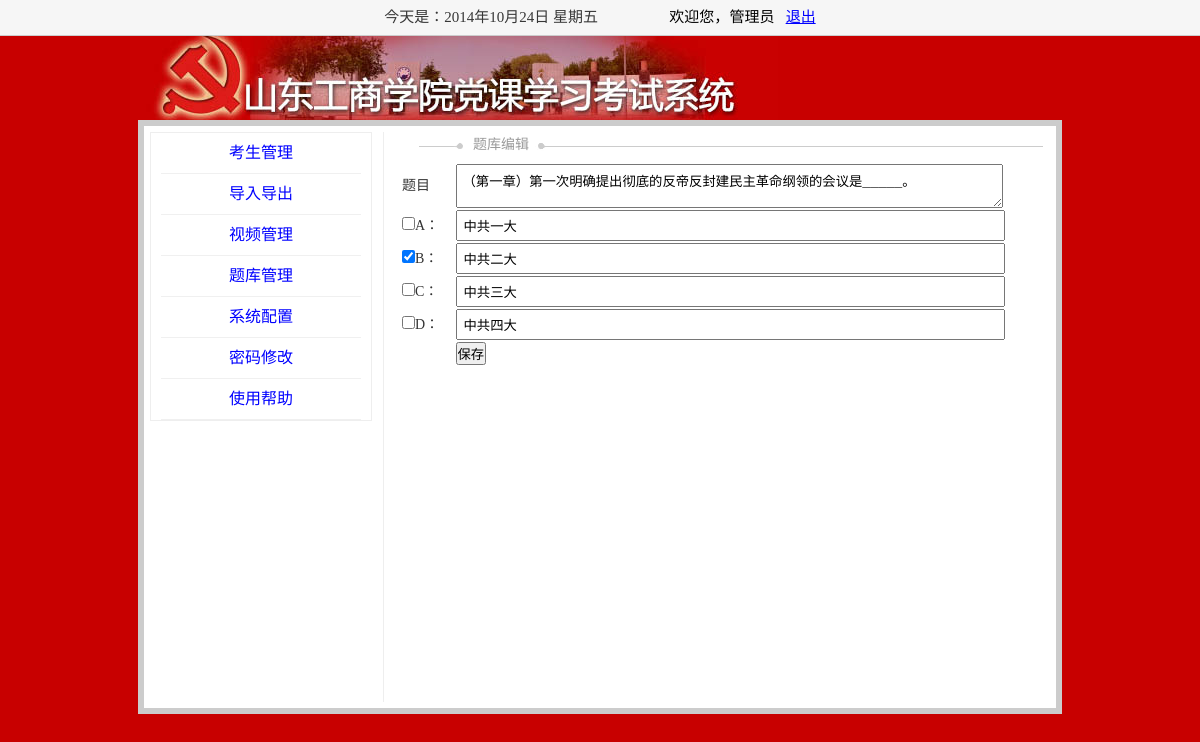
The app's page /manage/user.php?action=paperedit&multi_id=390 (signed in) with its own data.
### tables this page shows
CREATE TABLE `multi_selections` (
  `ID` int(6) NOT NULL auto_increment,
  `QUESTION` text,
  `OPTION_A` text,
  `OPTION_B` text,
  `OPTION_C` text,
  `OPTION_D` text,
  `ANSWER` char(4) default NULL,
  `CHAPTER` int(2) default NULL,
  PRIMARY KEY  (`ID`)
);

### library/db.php (called while the page is built, shortened)
<?php
Class DB {
    private $link_id;
	private $result;
    public function __construct() {
        require_once '../config/config.db.php';
        $this->is_log = $db_config["log"];
        if($this->is_log){
            $handle = fopen($db_config["logfilepath"]."dblog.txt", "a+");
        }
    }
    public function connect($dbhost, $dbuser, $dbpw, $dbname, $pconnect,$charset) {
        if( $pconnect==0 ) {
           $this->link_id = @mysql_connect($dbhost, $dbuser, $dbpw);
		exit();
            if(!$this->link_id){
                $this->halt("数据库连接失败");
            }
        } else {
            $this->link_id = @mysql_pconnect($dbhost, $dbuser, $dbpw);
        }
    }
    public function query($sql) {
        if($this->result = mysql_query($sql,$this->link_id))
        return $this->result;
    }
	public function getrow()
	{
		$this->row = mysql_fetch_array($this->result);
		return $this->row;
	}
    public function microtime_float() {
        list($usec, $sec) = explode(" ", microtime());
        return ((float)$usec + (float)$sec);
    }
}
?>

### config/config.db.php (called while the page is built, shortened)
<?php
    $db_config["hostname"] = "localhost";
    $db_config["username"] = "root";
    $db_config["password"] = "";
    $db_config["database"] = "dangke";
    $db_config["charset"] = "utf8";
    $db_config["pconnect"] = 1;
    $db_config["log"] = 1;
    $db_config["logfilepath"] = './';
?>

### manage/logincheck.php (called while the page is built, shortened)
<?php
	$userID=isset($_SESSION['adminID']) ? $_SESSION['adminID'] : '';
	require_once("../library/db.php");
	$db=new DB();
	$sql="SELECT * FROM admin WHERE ID = '$userID'";
	$db->query("$sql");
	$userInfo=$db->getrow();
?>

### manage/paperedit.php (the view, shortened to what this page needs)
<div class="title">题库编辑</div>
<?php
require_once 'logincheck.php';
$multiID=isset($_GET["multi_id"])?$_GET["multi_id"]:'';
if($multiID){
	$sql="select * from multi_selections where ID='$multiID'";
	$db->query($sql);
	$row=$db->getrow();
	$strCheck=array("A"=>'',"B"=>'',"C"=>'',"D"=>'');
	$answer=$row["ANSWER"];
	for($i=0;$i<strlen($answer);$i++)
		$strCheck[$answer[$i]]='checked=true';
	echo "<form action='papermodify.php' method='post'>
	<input type=hidden name=multi_id value='$multiID' />
		  <table width='100%'>
		  <tr><td width='8%'>题目</td><td><textarea name='question' style='width:90%; padding:6px;'>$row[QUESTION]</textarea></td>
		  <tr><td><input type=checkbox name=answer[] value=A $strCheck[A] />A：</td><td><input type=text name=option_a value='$row[OPTION_A]' style='width:90%; padding:6px;' /></td></tr>
		  <tr><td><input type=checkbox name=answer[] value=B $strCheck[B] />B：</td><td><input type=text name=option_b value='$row[OPTION_B]' style='width:90%; padding:6px;' /></td></tr>
		  <tr><td><input type=checkbox name=answer[] value=C $strCheck[C] />C：</td><td><input type=text name=option_c value='$row[OPTION_C]' style='width:90%; padding:6px;' /></td></tr>
		  <tr><td><input type=checkbox name=answer[] value=D $strCheck[D] />D：</td><td><input type=text name=option_d value='$row[OPTION_D]' style='width:90%; padding:6px;' /></td></tr>
		  <tr><td></td><td><input type=submit value='保存' /></td></tr>
		  </table>
		  </form>
		  ";
}
?>

### manage/user.php (shortened to what this page needs)
<?php
	require_once 'logincheck.php';
?>
<!DOCTYPE html PUBLIC "-//W3C//DTD HTML 4.01 Transitional//EN" "http://www.w3.org/TR/html4/loose.dtd">
<html>
<head>
<LINK href="../style.css" type=text/css rel=stylesheet>
<body>
<div class="top">
<script type="text/javascript">showLocale();  </script>&nbsp;&nbsp;&nbsp;&nbsp;&nbsp;&nbsp;&nbsp;&nbsp;&nbsp;&nbsp;&nbsp;&nbsp;&nbsp;&nbsp;&nbsp;&nbsp;&nbsp;
欢迎您，<?php echo $userInfo["USER_NAME"]; ?>&nbsp;&nbsp;
<a href="logout.php">退出</a>
</div>
<div class="head_img"></div>
<div class="contain">
<div class="sideBar">
<div class="menu">
<ul>
	<li>
		<a href="user.php?action=1">考生管理</a>
	</li>
	<li>
		<a href="user.php?action=5">导入导出</a>
	</li>
	<li>
		<a href="user.php?action=2">视频管理</a>
	</li>
	<li>
		<a href="user.php?action=paper">题库管理</a>
	</li>
	<li>
		<a href="user.php?action=systemoption">系统配置</a>
	</li>
	<li>
		<a href="user.php?action=3">密码修改</a>
	</li>
	<li>
		<a href="user.php?action=help">使用帮助</a>
	</li>
</ul>
</div>
</div>
<div class="main">
<?php
require_once 'main.php';
?>
</div>
</div>
</body>
</html>

### style.css (style rules this page uses)
* { margin:0; padding:0; }
li { list-style:none; }
body { background-color:#c80000; }
a:link, a:visited { color:#00f; }
.top { width: 100%; height:35px; display: block; z-index: 100; overflow: visible; position: fixed; top: 0px; _position: absolute; //_top: expression(documentElement.scrollTop + "px"); line-height:35px; background-color:#f6f6f6; border-bottom:solid 1px #ccc; font-size:15px; text-align:center; position:fixed; }
.head_img { margin:0 auto; margin-top:30px; height:90px; width:900px; padding-left:40px; background:url(style/image/main_img.jpg) no-repeat left -70px; }
.contain { margin:0 auto; width:900px; overflow:hidden; padding:6px; background:#FFF; border:#CCC solid 6px; min-height:500px; }
.sideBar { float:left; width:220px; border:solid 1px #eee; font-family:Microsoft Yahei, Helvetica, sans-serif; font-weight:lighter; }
.menu ul { width:220px; }
.menu ul li { width:200px; margin:0 auto; }
.menu ul li a { float:left; width:200px; text-align:center; line-height:40px; text-decoration:none; border-bottom:#f0f0f0 solid 1px; }
.main { float:right; width:650px; border-left:solid 1px #eee; min-height:570px; font-size:14px; color:#333; padding-left:16px; }
.main { line-height:28px; }
.title { width:570px; height:30px; line-height:26px; color:#999; font-size:14px; padding-left:73px; background:url(style/image/title_bg.gif); }

### records on screen
multi_selections: question "（第一章）第一次明确提出彻底的反帝反封建民主革命纲领的会议是_____。", option_a "中共一大", option_b "中共二大", option_c "中共三大", option_d "中共四大"

### other values on screen
$userInfo["USER_NAME"] "管理员"
